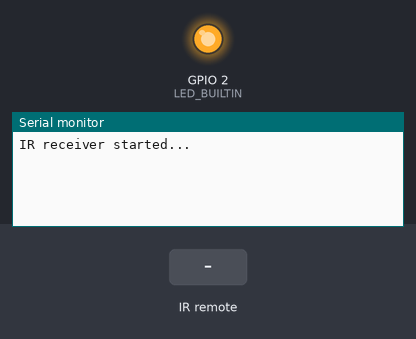
Recording of a sketch running on a simulated ESP8266 (NodeMCU). On the bench: output pins drawn as LEDs (lit = HIGH, except the on-board LED, lit = LOW), the last lines printed to the serial monitor. Inputs (shaded band) come from the test bench.

Above: at 1.2 s.
1.3 s: infrared code 0xFF18E7 received
At 2.0 s:
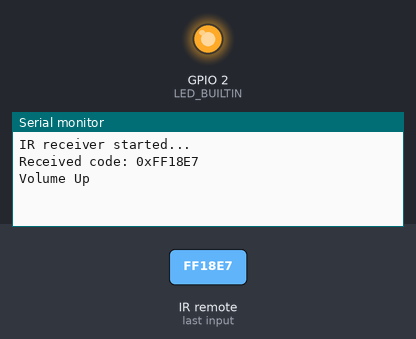
2.8 s: infrared code 0xFF4AB5 received
At 3.2 s:
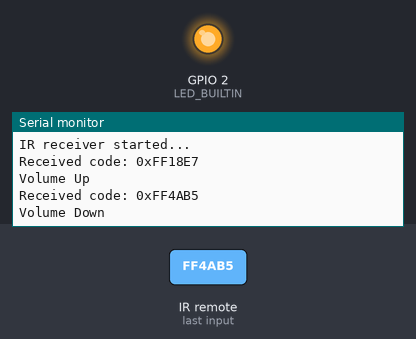
4.3 s: infrared code 0xFF10EF received
At 5.5 s:
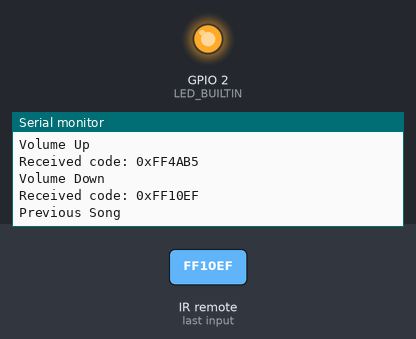

Measured:
- after the input at 1.3 s, the serial monitor: prints a new line at once (image 1)
- after the input at 2.8 s, the serial monitor: prints a new line at once (image 2)
- after the input at 4.3 s, the serial monitor: prints a new line at once (image 3)

The sketch:

ir-remote-control.ino
```cpp
#include <Arduino.h>
#include <IRrecv.h>
#include <IRremoteESP8266.h>
#include <IRutils.h>

const uint16_t RECV_PIN = 18;
IRrecv irrecv(RECV_PIN);
decode_results results;

// Remote codes
#define CODE_UP    0xFF18E7
#define CODE_DOWN  0xFF4AB5
#define CODE_LEFT  0xFF10EF
#define CODE_RIGHT 0xFF5AA5
#define CODE_STAR  0xFF6897
#define CODE_HASH  0xFFB04F

uint32_t lastCode = 0;         // store the last received code
unsigned long lastTime = 0;    // store the last time a command was processed
const unsigned long DEBOUNCE_DELAY = 200; // debounce time in milliseconds

void setup() {
  Serial.begin(115200);
  irrecv.enableIRIn();
  Serial.println("IR receiver started...");
  pinMode(LED_BUILTIN, OUTPUT);
}

void loop() {
  if (irrecv.decode(&results)) {

    uint32_t value = results.value;

    // Handle repeat code
    if (value == 0xFFFFFFFF) {
      value = lastCode;  // repeat last command
    } else {
      lastCode = value;  // store new command
    }

    unsigned long currentTime = millis();

    // Check debounce
    if (currentTime - lastTime > DEBOUNCE_DELAY) {
      lastTime = currentTime;

      Serial.print("Received code: 0x");
      Serial.println(value, HEX);

      switch (value) {
        case CODE_UP:
          Serial.println("Volume Up");
          break;
        case CODE_DOWN:
          Serial.println("Volume Down");
          break;
        case CODE_LEFT:
          Serial.println("Previous Song");
          break;
        case CODE_RIGHT:
          Serial.println("Next Song");
          break;
        case CODE_HASH:
          Serial.println("Manual Mode Activated (#)");
          break;
        case CODE_STAR:
          Serial.println("Auto Mode Activated (*)");
          break;
        default:
          Serial.println("Unknown Button");
          break;
      }
    }

    irrecv.resume(); // Receive the next value
  }
}
```
